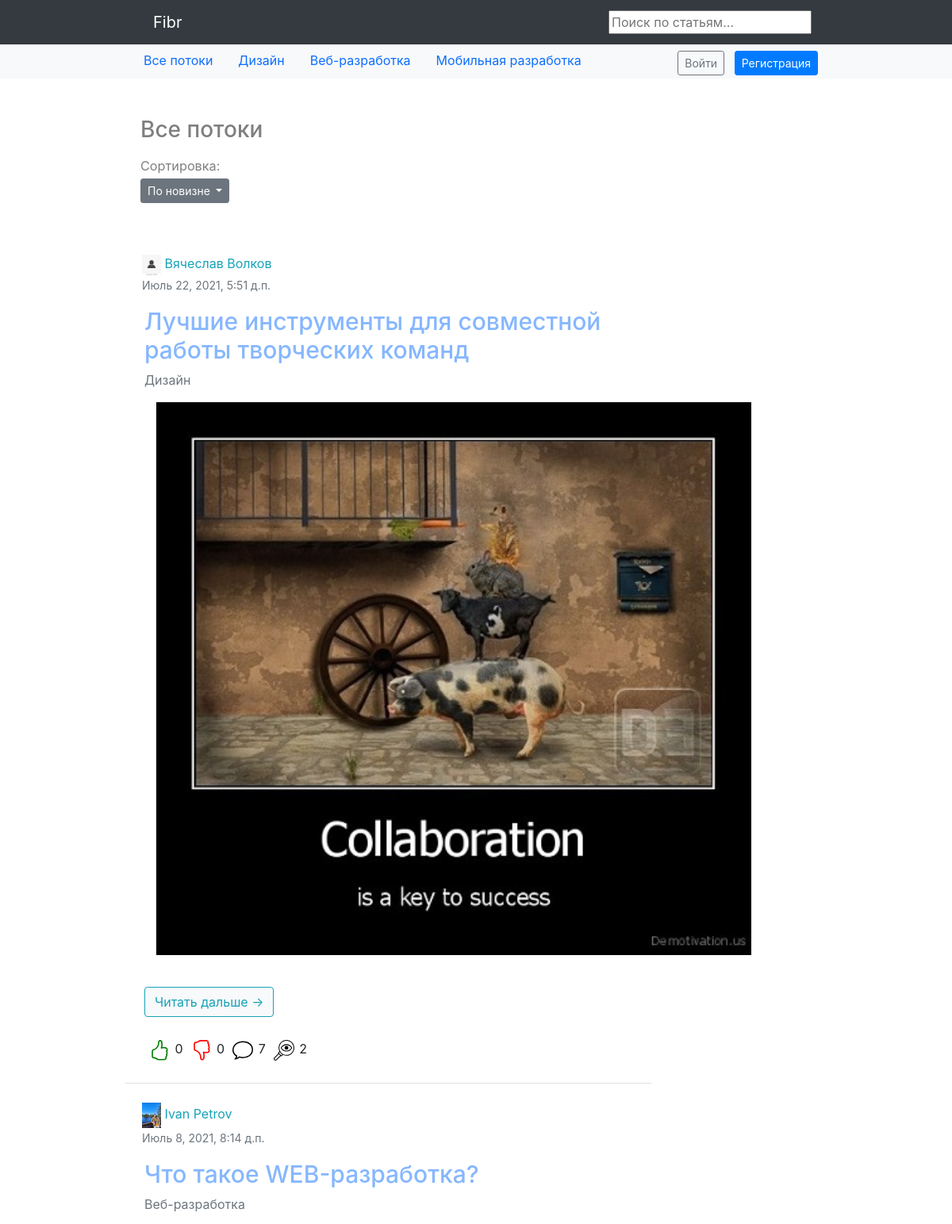
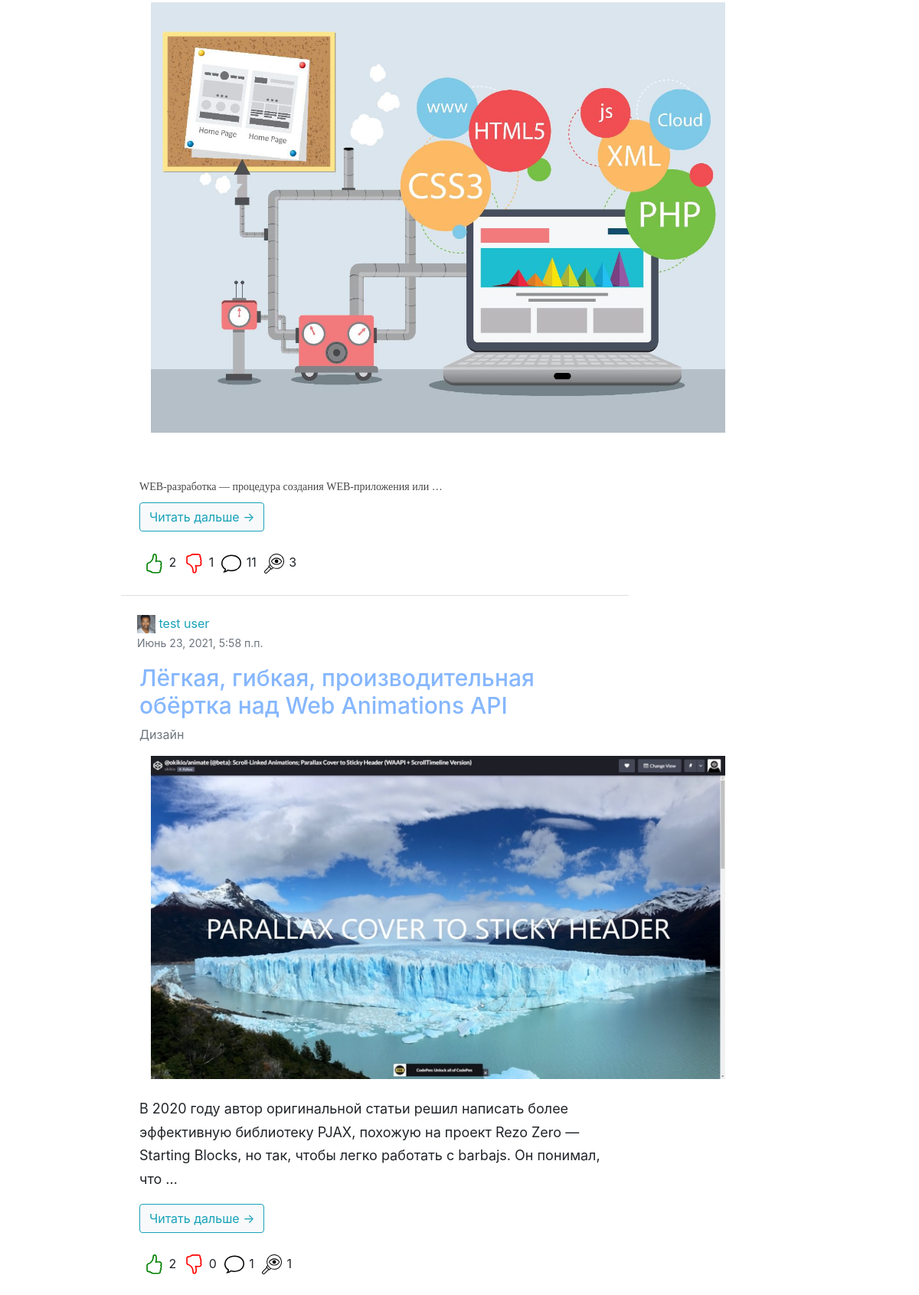
The page / (upper part) on the database its author committed (2 pictures, top to bottom).
### hub/models.py (models this page shows)
class Topic(models.Model):
    name = models.CharField(max_length=64)
    short_description = models.TextField(blank=True)
    class Meta:
        verbose_name = 'Тематика'
        verbose_name_plural = 'Тематики'
    def __str__(self):
        return self.name

### article/models.py (models this page shows, shortened)
class Article(models.Model):
    user = models.ForeignKey(User, on_delete=models.CASCADE)
    topic = models.ForeignKey(Topic, on_delete=models.CASCADE, verbose_name='Раздел')
    title = models.CharField(max_length=64, unique=True, verbose_name='Название')
    content = models.TextField(blank=True, verbose_name='Статья')
    image = models.ImageField(upload_to='article_images', blank=True, verbose_name='Фото')
    is_active = models.BooleanField(default=True, verbose_name='Активна', db_index=True)
    is_published = models.BooleanField(default=False, verbose_name='Опубликовать', db_index=True)
    is_moderated = models.BooleanField(default=False, verbose_name='На модерацию', db_index=True)
    created_at = models.DateTimeField(auto_now_add=True)
    updated_at = models.DateTimeField(auto_now=True)
    moderate_comment = models.TextField(blank=True, verbose_name='Замечания модератора')
    class Meta:
        verbose_name = 'Статья'
        verbose_name_plural = 'Статьи'
    @classmethod
    def get_articles(cls, topic=None, sorting=settings.SORTING.NEWEST):
        if sorting == settings.SORTING.LIKED:
            return cls.get_articles_by_likes(topic)
        elif sorting == settings.SORTING.RATING:
            return cls.get_articles_by_rating(topic)
        elif sorting == settings.SORTING.COMMENTS:
            return cls.get_articles_by_comments(topic)
        if topic:
            return Article.objects.filter(is_active=True, is_published=True, topic=topic).\
                order_by('-created_at')
        else:
            return Article.objects.filter(is_active=True, is_published=True). \
                       order_by('-created_at')[:settings.MAX_ARTICLES_BY_PAGE]
    @staticmethod
    def get_moderated_articles():
        return Article.objects.filter(is_active=True, is_moderated=True)
    def get_total_likes(self):
        likes = Like.objects.filter(article=self, is_liked=True, is_for_comment=False)
        return len(likes)
    def get_total_dislikes(self):
        likes = Like.objects.filter(article=self, is_disliked=True, is_for_comment=False)
        return len(likes)
    def get_total_comments(self):
        comments = Comment.objects.filter(article=self)
        return len(comments)
    def get_total_views(self):
        article_views = ArticlesViews.objects.filter(article=self)
        return len(article_views)

### authapp/models.py (models this page shows, shortened)
class User(AbstractUser):
    image = models.ImageField(upload_to='users_avatars', blank=True, default='users_avatars/default.jpg')
    birthday = models.DateField(blank=True, null=True)
    is_moderator = models.BooleanField(default=False)
    is_blocked = models.BooleanField(default=False)
    blocked_time = models.DateTimeField(default=timezone.now)

### mainapp/views.py (the view)
# urls.py: path('', mainapp.Index.as_view(), name='index'),
class Index(ListView):
    model = Topic
    template_name = 'mainapp/index.html'
    def get_context_data(self, **kwargs):
        context = super().get_context_data(**kwargs)
        context['sorting'] = self.request.GET.get('sorting', settings.SORTING.NEWEST)
        context['articles'] = Article.get_articles(sorting=context['sorting'])
        return context

### complaint/models.py (called while the page is built)
    @classmethod
    def get_active_complaints(cls):
        return Complaint.objects.filter(status__exact=cls.ACTIVE).order_by('-created_at')

### context_processor.py (called while the page is built)
def topic_list(request):
    if request.POST:
        sorting = request.POST.get('sorting', settings.SORTING.NEWEST)
    else:
        sorting = request.GET.get('sorting', settings.SORTING.NEWEST)
    return {"topic_list": Topic.objects.all(),
            'sorting': sorting,
            'sorting_list': settings.SORTING.__dict__.values()}

def moderated_article_count(request):
    return {'moderated_articles_count': Article.get_moderated_articles().count(),
            'new_complaints_count': Complaint.get_active_complaints().count(),
            }

### mainapp/templates/mainapp/index.html (shortened to what this page needs)
{% extends 'mainapp/base.html' %}
{% load static %}
{% block content %}
<div class="h3 pt-5 px-lg-3 pb-4 text-black-50">
    <div class="container w-75">
        <h3 class="h3"> Все потоки </h3>
        {% include 'mainapp/includes/inc_sorting.html' %}
    </div>
</div>
<section>
    <div class="container w-75 p-2">
        <ul class="list-group list-group-flush w-75">
            {% for article in articles %}
            <li class="list-group-item p-4">
                <div class="row">
                    <header class="accordion-header">
                        <a href="{% url 'auth:user_info' article.user.pk %}" class="text-info" title="Автор публикации"
                            style="text-decoration: none;">
                            <img src="{{ article.user.image.url }}" width="24" height="24" class="img-fluid" alt="img">
                            <span class="text">{{ article.user.get_full_name }}</span>
                        </a>
                        <p class="timelist text-muted"><small>
                                {{ article.created_at }}
                            </small></p>
                    </header>
                    <div class="col-sm-12">
                        <a href="{% url 'article:article' article.pk %}" class="card-title text-decoration-none"
                            style="color: #86b7fe; cursor: pointer">
                            <h1 class="text" style="font-size: 30px;">
                                {{ article.title }}
                            </h1>
                        </a>
                        <p class="text-muted">
                             {{ article.topic }}
                        </p>
                        <div class="col-sm-4">
                            {% if article.image %}
                            <img src="{{ article.image.url }}" class="img-responsive" alt="img" width="750">
                            {% endif %}
                        </div>
                        <br>
                        <p class="card-text" style="line-height: 1.70;font-size: 18px;overflow-wrap: break-word;">
                            {{ article.content| safe| truncatewords:30 }}</p>
                        <a href="{% url 'article:article' article.pk %}">
                        </a>
                        <a href="{% url 'article:article' article.pk %}" class="card-title text-decoration-none"
                            style="color: #86b7fe; cursor: pointer"> <button type="button"
                                class="btn bg-light btn-outline-info"> Читать дальше →
                            </button>
                        </a>
                        <div class="d-flex justify-content-lg-start mt-4">
                            <div class="m-1">
                                {{ article.get_total_likes }}</div>
                            <div class="m-1">
                                {{ article.get_total_dislikes }}</div>
                            <div class="m-1">
                                {{ article.get_total_comments }}</div>
                            <div class="m-1">
                                {{ article.get_total_views }}</div>
                        </div>
                    </div>
                </div>
            </li>
            {% endfor %}
        </ul>
    </div>
</section>
{% endblock %}

### mainapp/templates/mainapp/includes/inc_nav_menu.html (shortened to what this page needs)
<nav class="navbar navbar-expand-lg navbar-dark bg-dark">
    <div class="container w-75">
        <a class="navbar-brand px-lg-3" href="/">Fibr</a>
        <form action="{% url 'search:search_result'  %}" method="get">
            <input name="keyword" type="text" placeholder="Поиск по статьям...">
        </form>
    </div>
</nav>
<nav id="navbar_top" class="navbar-expand-md navbar-light bg-light">
    <div class="container d-flex justify-content-between w-75">
        <ul class="nav justify-content-center">
            <li class="nav-item">
                <a class="nav-link" href="{% url 'mainapp:index' %}">Все потоки</a>
            </li>
            {% for topic in topic_list %}
            <li class="nav-item">
                <a class="nav-link" href="{% url 'hub:topic' topic.pk %}">
                    {{ topic.name }}
                </a>
            </li>
            {% endfor %}
        </ul>
        <ul class="nav">
            <li class="nav-item">
                <div class="d-grid gap-2 d-md-block mt-1">
                    {% if user.is_authenticated %}
                    <button class="btn btn-outline-secondary btn-sm my-0 m-1" type="button"
                        onclick="location.href='{% url 'auth:logout' %}'">
                        Выйти
                    </button>
                    {% else %}
                    <button class="btn btn-outline-secondary btn-sm my-0 m-1" type="button"
                        onclick="location.href='{% url 'auth:login' %}'">
                        Войти
                    </button>
                    <button class="btn btn-primary btn-sm my-0 m-1 " type="button"
                        onclick="location.href='{% url 'auth:register' %}'">Регистрация
                    </button>
                    {% endif %}
                </div>
            </li>
        </ul>
    </div>
</nav>

### rows shown on the page
Topic: name "Дизайн"
Topic: name "Веб-разработка"
Topic: name "Мобильная разработка"
Article: user.image (placeholder picture), user.get_full_name "Вячеслав Волков", created_at "Июль 22, 2021, 5:51 д.п.", title "Лучшие инструменты для совместной работы творческих команд", topic "Дизайн", image (picture), get_total_likes "0", get_total_dislikes "0", get_total_comments "7", get_total_views "2"
Article: user.image (picture), user.get_full_name "Ivan Petrov", created_at "Июль 8, 2021, 8:14 д.п.", title "Что такое WEB-разработка?", topic "Веб-разработка", image (picture), content "WEB-разработка — процедура создания WEB-приложения или …", get_total_likes "2", get_total_dislikes "1", get_total_comments "11", get_total_views "3"
Article: user.image (picture), user.get_full_name "test user", created_at "Июнь 23, 2021, 5:58 п.п.", title "Лёгкая, гибкая, производительная обёртка над Web Animations API", topic "Дизайн", image (picture), content "В 2020 году автор оригинальной статьи решил написать более эффективную библиотеку PJAX, похожую на проект Rezo Zero — Starting Blocks, но так, чтобы легко работать с barbajs. Он понимал, что …", get_total_likes "2", get_total_dislikes "0", get_total_comments "1", get_total_views "1"

### other values the page prints
{{ sorting }} "По новизне"
